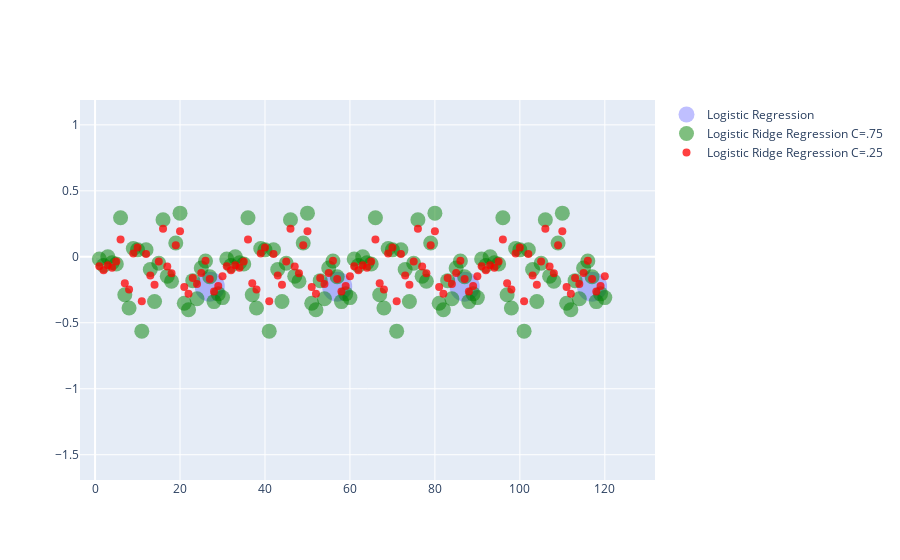

Source (notebook cell):
### Markdown cell above
Add three scatterplots to `fig`:

- `with fig do add_scatter using`
    - freestyle `x=dummyX`
    - freestyle `y=np.ravel(std_clf[1].coef_)`
    - freestyle `name='Logistic Regression'`
    - freestyle `mode='markers'`
    - freestyle `marker=dict(color='blue', opacity=0.25, size=30)`
    
**For the next two, copy the first and make small changes.**

- `with fig do add_scatter using`
    - freestyle `x=dummyX`
    - freestyle `y=np.ravel(std_clf_ridge75[1].coef_)`
    - freestyle `name='Logistic Ridge Regression C=.75'`
    - freestyle `mode='markers'`
    - freestyle `marker=dict(color='green', opacity=0.50, size=15)`
    
    
- `with fig do add_scatter using`
    - freestyle `x=dummyX`
    - freestyle `y=np.ravel(std_clf_ridge25[1].coef_)`
    - freestyle `name='Logistic Ridge Regression C=.25'`
    - freestyle `mode='markers'`
    - freestyle `marker=dict(color='red', opacity=0.75, size=8)`

### Code cell
fig.add_scatter(x=dummyX, y=np.ravel(std_clf[1].coef_), name='Logistic Regression', mode='markers', marker=dict(color='blue', opacity=0.25, size=30))

fig.add_scatter(x=dummyX, y=np.ravel(std_clf_ridge75[1].coef_), name='Logistic Ridge Regression C=.75', mode='markers', marker=dict(color='green', opacity=0.5, size=15))

fig.add_scatter(x=dummyX, y=np.ravel(std_clf_ridge25[1].coef_), name='Logistic Ridge Regression C=.25', mode='markers', marker=dict(color='red', opacity=0.75, size=8))

#<xml xmlns="https://developers.google.com/blockly/xml"><variables><variable id="iVijvP{JilL0x4[TJ0W5">fig</variable></variables><block type="varDoMethod" id="HQpV;xoS*)U_Y-rO#P{4" x="-27" y="-222"><field name="VAR" id="iVijvP{JilL0x4[TJ0W5">fig</field><field name="MEMBER">add_scatter</field><data>fig:add_scatter</data><value name="INPUT"><block type="lists_create_with" id="u9EA}uc6,Yu7F23)l7RN"><mutation items="5"></mutation><value name="ADD0"><block type="dummyOutputCodeBlock" id="Zuz*7!KqL0#A9rs$Y5,g"><field name="CODE">x=dummyX</field></block></value><value name="ADD1"><block type="dummyOutputCodeBlock" id="l(I;l_c!3DxA`git?eCa"><field name="CODE">y=np.ravel(std_clf[1].coef_)</field></block></value><value name="ADD2"><block type="dummyOutputCodeBlock" id="er7~.;M+ejFD.5e5b$Y$"><field name="CODE">name='Logistic Regression'</field></block></value><value name="ADD3"><block type="dummyOutputCodeBlock" id="r=JN%Q|c.U@m6r7}!6Y)"><field name="CODE">mode='markers'</field></block></value><value name="ADD4"><block type="dummyOutputCodeBlock" id="-?F73BsUn#T2R}}8itqQ"><field name="CODE">marker=dict(color='blue', opacity=0.25, size=30)</field></block></value></block></value></block><block type="varDoMethod" id="FG%(%NriYXG+T!jm(t$H" x="-3" y="-65"><field name="VAR" id="iVijvP{JilL0x4[TJ0W5">fig</field><field name="MEMBER">add_scatter</field><data>fig:add_scatter</data><value name="INPUT"><block type="lists_create_with" id="KAAd@DMa.pb0CaJJpM4R"><mutation items="5"></mutation><value name="ADD0"><block type="dummyOutputCodeBlock" id="NiVcIQFg7dC?b-]{{^nM"><field name="CODE">x=dummyX</field></block></value><value name="ADD1"><block type="dummyOutputCodeBlock" id="=F=qENz.vL`60/w[N??m"><field name="CODE">y=np.ravel(std_clf_ridge75[1].coef_)</field></block></value><value name="ADD2"><block type="dummyOutputCodeBlock" id="=bkOn(i4Q8zXfI~hTo$Y"><field name="CODE">name='Logistic Ridge Regression C=.75'</field></block></value><value name="ADD3"><block type="dummyOutputCodeBlock" id="(K%qhf2T_pu6c|e8.MAB"><field name="CODE">mode='markers'</field></block></value><value name="ADD4"><block type="dummyOutputCodeBlock" id="85?a(_/a3$u4?R7Wb=z+"><field name="CODE">marker=dict(color='green', opacity=0.5, size=15)</field></block></value></block></value></block><block type="varDoMethod" id="hE9Ic$TzR}~v!m{ty)1o" x="2" y="138"><field name="VAR" id="iVijvP{JilL0x4[TJ0W5">fig</field><field name="MEMBER">add_scatter</field><data>fig:add_scatter</data><value name="INPUT"><block type="lists_create_with" id="Lm(4SFK$x4RiE+$Q#C~E"><mutation items="5"></mutation><value name="ADD0"><block type="dummyOutputCodeBlock" id="JkS7,ztWm:D%m^-wpz,s"><field name="CODE">x=dummyX</field></block></value><value name="ADD1"><block type="dummyOutputCodeBlock" id=";w}B=2D#QQXoFAK0u-=H"><field name="CODE">y=np.ravel(std_clf_ridge25[1].coef_)</field></block></value><value name="ADD2"><block type="dummyOutputCodeBlock" id="nu}F_m!=04uXO?4G8t2]"><field name="CODE">name='Logistic Ridge Regression C=.25'</field></block></value><value name="ADD3"><block type="dummyOutputCodeBlock" id="A,C6]mx|R{4_M)EFQWFG"><field name="CODE">mode='markers'</field></block></value><value name="ADD4"><block type="dummyOutputCodeBlock" id="adLqTOJpzw/eqN?_pci("><field name="CODE">marker=dict(color='red', opacity=0.75, size=8)</field></block></value></block></value></block></xml>

### Figure 1 — Plotly figure (JSON) as saved in the notebook; plotly's stock layout.template omitted (floating-point values rounded to 4 significant figures)
{"data": [{"marker": {"color": "blue", "opacity": 0.25, "size": 30}, "mode": "markers", "name": "Logistic Regression", "type": "scatter", "x": [1, 2, 3, 4, 5, 6, 7, 8, 9, 10, 11, 12, 13, 14, 15, 16, 17, 18, 19, 20, 21, 22, 23, 24, 25, 26, 27, 28, 29, 30, 31, 32, 33, 34, 35, 36, 37, 38, 39, 40, 41, 42, 43, 44, 45, 46, 47, 48, 49, 50, 51, 52, 53, 54, 55, 56, 57, 58, 59, 60, 61, 62, 63, 64, 65, 66, 67, 68, 69, 70, 71, 72, 73, 74, 75, 76, 77, 78, 79, 80, 81, 82, 83, 84, 85, 86, 87, 88, 89, 90, 91, 92, 93, 94, 95, 96, 97, 98, 99, 100, 101, 102, 103, 104, 105, 106, 107, 108, 109, 110, 111, 112, 113, 114, 115, 116, 117, 118, 119, 120], "y": [39.94, -16.37, 49.22, 47.13, -30.75, 201.0, -127.8, -168.0, 31.34, -71.05, -240.3, 38.51, 160.3, -103.1, 17.62, -46.27, -36.43, -47.98, 39.79, 144.6, -131.9, -58.54, -11.47, -85.53, 41.78, 36.1, -0.2261, -51.93, -59.75, -80.35, 39.94, -16.37, 49.22, 47.13, -30.75, 201.0, -127.8, -168.0, 31.34, -71.05, -240.3, 38.51, 160.3, -103.1, 17.62, -46.27, -36.43, -47.98, 39.79, 144.6, -131.9, -58.54, -11.47, -85.53, 41.78, 36.1, -0.2261, -51.93, -59.75, -80.35, 39.94, -16.37, 49.22, 47.13, -30.75, 201.0, -127.8, -168.0, 31.34, -71.05, -240.3, 38.51, 160.3, -103.1, 17.62, -46.27, -36.43, -47.98, 39.79, 144.6, -131.9, -58.54, -11.47, -85.53, 41.78, 36.1, -0.2261, -51.93, -59.75, -80.35, 39.94, -16.37, 49.22, 47.13, -30.75, 201.0, -127.8, -168.0, 31.34, -71.05, -240.3, 38.51, 160.3, -103.1, 17.62, -46.27, -36.43, -47.98, 39.79, 144.6, -131.9, -58.54, -11.47, -85.53, 41.78, 36.1, -0.2261, -51.93, -59.75, -80.35]}, {"marker": {"color": "green", "opacity": 0.5, "size": 15}, "mode": "markers", "name": "Logistic Ridge Regression C=.75", "type": "scatter", "x": [1, 2, 3, 4, 5, 6, 7, 8, 9, 10, 11, 12, 13, 14, 15, 16, 17, 18, 19, 20, 21, 22, 23, 24, 25, 26, 27, 28, 29, 30, 31, 32, 33, 34, 35, 36, 37, 38, 39, 40, 41, 42, 43, 44, 45, 46, 47, 48, 49, 50, 51, 52, 53, 54, 55, 56, 57, 58, 59, 60, 61, 62, 63, 64, 65, 66, 67, 68, 69, 70, 71, 72, 73, 74, 75, 76, 77, 78, 79, 80, 81, 82, 83, 84, 85, 86, 87, 88, 89, 90, 91, 92, 93, 94, 95, 96, 97, 98, 99, 100, 101, 102, 103, 104, 105, 106, 107, 108, 109, 110, 111, 112, 113, 114, 115, 116, 117, 118, 119, 120], "y": [-0.01654, -0.06621, -0.0003631, -0.04497, -0.05471, 0.2962, -0.2876, -0.3876, 0.06286, 0.05253, -0.5635, 0.05363, -0.09641, -0.3384, -0.04882, 0.2814, -0.1465, -0.1858, 0.1047, 0.3307, -0.3514, -0.4015, -0.1806, -0.3179, -0.0844, -0.03163, -0.151, -0.3396, -0.2808, -0.3092, -0.01654, -0.06621, -0.0003631, -0.04497, -0.05471, 0.2962, -0.2876, -0.3876, 0.06286, 0.05253, -0.5635, 0.05363, -0.09641, -0.3384, -0.04882, 0.2814, -0.1465, -0.1858, 0.1047, 0.3307, -0.3514, -0.4015, -0.1806, -0.3179, -0.0844, -0.03163, -0.151, -0.3396, -0.2808, -0.3092, -0.01654, -0.06621, -0.0003631, -0.04497, -0.05471, 0.2962, -0.2876, -0.3876, 0.06286, 0.05253, -0.5635, 0.05363, -0.09641, -0.3384, -0.04882, 0.2814, -0.1465, -0.1858, 0.1047, 0.3307, -0.3514, -0.4015, -0.1806, -0.3179, -0.0844, -0.03163, -0.151, -0.3396, -0.2808, -0.3092, -0.01654, -0.06621, -0.0003631, -0.04497, -0.05471, 0.2962, -0.2876, -0.3876, 0.06286, 0.05253, -0.5635, 0.05363, -0.09641, -0.3384, -0.04882, 0.2814, -0.1465, -0.1858, 0.1047, 0.3307, -0.3514, -0.4015, -0.1806, -0.3179, -0.0844, -0.03163, -0.151, -0.3396, -0.2808, -0.3092]}, {"marker": {"color": "red", "opacity": 0.75, "size": 8}, "mode": "markers", "name": "Logistic Ridge Regression C=.25", "type": "scatter", "x": [1, 2, 3, 4, 5, 6, 7, 8, 9, 10, 11, 12, 13, 14, 15, 16, 17, 18, 19, 20, 21, 22, 23, 24, 25, 26, 27, 28, 29, 30, 31, 32, 33, 34, 35, 36, 37, 38, 39, 40, 41, 42, 43, 44, 45, 46, 47, 48, 49, 50, 51, 52, 53, 54, 55, 56, 57, 58, 59, 60, 61, 62, 63, 64, 65, 66, 67, 68, 69, 70, 71, 72, 73, 74, 75, 76, 77, 78, 79, 80, 81, 82, 83, 84, 85, 86, 87, 88, 89, 90, 91, 92, 93, 94, 95, 96, 97, 98, 99, 100, 101, 102, 103, 104, 105, 106, 107, 108, 109, 110, 111, 112, 113, 114, 115, 116, 117, 118, 119, 120], "y": [-0.07231, -0.1015, -0.06439, -0.0827, -0.03494, 0.1309, -0.1999, -0.2486, 0.02597, 0.07098, -0.3377, 0.02046, -0.1422, -0.2117, -0.03588, 0.212, -0.07339, -0.1245, 0.08711, 0.1939, -0.229, -0.2806, -0.1601, -0.2065, -0.1223, -0.03035, -0.1681, -0.2628, -0.2218, -0.1482, -0.07231, -0.1015, -0.06439, -0.0827, -0.03494, 0.1309, -0.1999, -0.2486, 0.02597, 0.07098, -0.3377, 0.02046, -0.1422, -0.2117, -0.03588, 0.212, -0.07339, -0.1245, 0.08711, 0.1939, -0.229, -0.2806, -0.1601, -0.2065, -0.1223, -0.03035, -0.1681, -0.2628, -0.2218, -0.1482, -0.07231, -0.1015, -0.06439, -0.0827, -0.03494, 0.1309, -0.1999, -0.2486, 0.02597, 0.07098, -0.3377, 0.02046, -0.1422, -0.2117, -0.03588, 0.212, -0.07339, -0.1245, 0.08711, 0.1939, -0.229, -0.2806, -0.1601, -0.2065, -0.1223, -0.03035, -0.1681, -0.2628, -0.2218, -0.1482, -0.07231, -0.1015, -0.06439, -0.0827, -0.03494, 0.1309, -0.1999, -0.2486, 0.02597, 0.07098, -0.3377, 0.02046, -0.1422, -0.2117, -0.03588, 0.212, -0.07339, -0.1245, 0.08711, 0.1939, -0.229, -0.2806, -0.1601, -0.2065, -0.1223, -0.03035, -0.1681, -0.2628, -0.2218, -0.1482]}], "layout": {"autosize": true, "dragmode": "zoom", "xaxis": {"autorange": false, "range": [-3.549, 131.8], "type": "linear"}, "yaxis": {"autorange": false, "range": [-1.691, 1.188], "type": "linear"}}}
